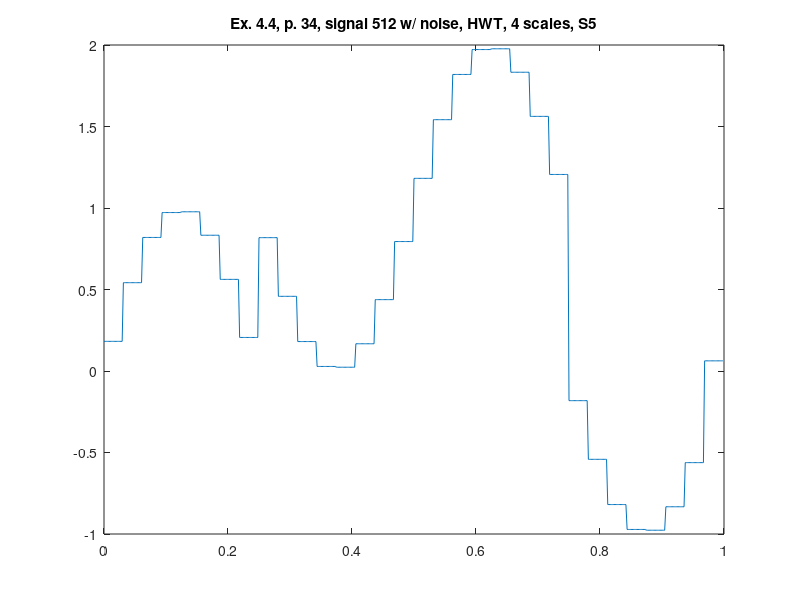

MATLAB code for this plot:
%% ========================================================================
%% Programmatic octave notes on "Ripples in Mathematics" by A. Jensen
%% and A. la Cour-Harbo written with a deep gratitude to the authors for
%% this wonderful text. 
%% 
%% Reconstruction of graphs in ex 4.4, p.34, HWT, 4 scales, S5.
%%
%% Author: Vladimir Kulyukin
%% 
%% NB: I have tested this code in Octave 4.
%% =========================================================================
t = (1.0/512)*[0:511];

%%y_ex_4_3_chirp_512_p33 = arrayfun(@(x) sin(x*x), t);

y_ex_4_4_512_with_noise_hwt_s5_p34 = [
0.18187059077038495
0.18187059077038495
0.18187059077038495
0.18187059077038495
0.18187059077038495
0.18187059077038495
0.18187059077038495
0.18187059077038495
0.18187059077038495
0.18187059077038495
0.18187059077038495
0.18187059077038495
0.18187059077038495
0.18187059077038495
0.18187059077038495
0.18187059077038495
0.5418413380501926
0.5418413380501926
0.5418413380501926
0.5418413380501926
0.5418413380501926
0.5418413380501926
0.5418413380501926
0.5418413380501926
0.5418413380501926
0.5418413380501926
0.5418413380501926
0.5418413380501926
0.5418413380501926
0.5418413380501926
0.5418413380501926
0.5418413380501926
0.8193216534158192
0.8193216534158192
0.8193216534158192
0.8193216534158192
0.8193216534158192
0.8193216534158192
0.8193216534158192
0.8193216534158192
0.8193216534158192
0.8193216534158192
0.8193216534158192
0.8193216534158192
0.8193216534158192
0.8193216534158192
0.8193216534158192
0.8193216534158192
0.9720676742181706
0.9720676742181706
0.9720676742181706
0.9720676742181706
0.9720676742181706
0.9720676742181706
0.9720676742181706
0.9720676742181706
0.9720676742181706
0.9720676742181706
0.9720676742181706
0.9720676742181706
0.9720676742181706
0.9720676742181706
0.9720676742181706
0.9720676742181706
0.9768252034362152
0.9768252034362152
0.9768252034362152
0.9768252034362152
0.9768252034362152
0.9768252034362152
0.9768252034362152
0.9768252034362152
0.9768252034362152
0.9768252034362152
0.9768252034362152
0.9768252034362152
0.9768252034362152
0.9768252034362152
0.9768252034362152
0.9768252034362152
0.8328699503736156
0.8328699503736156
0.8328699503736156
0.8328699503736156
0.8328699503736156
0.8328699503736156
0.8328699503736156
0.8328699503736156
0.8328699503736156
0.8328699503736156
0.8328699503736156
0.8328699503736156
0.8328699503736156
0.8328699503736156
0.8328699503736156
0.8328699503736156
0.5621177973515338
0.5621177973515338
0.5621177973515338
0.5621177973515338
0.5621177973515338
0.5621177973515338
0.5621177973515338
0.5621177973515338
0.5621177973515338
0.5621177973515338
0.5621177973515338
0.5621177973515338
0.5621177973515338
0.5621177973515338
0.5621177973515338
0.5621177973515338
0.2057883052932032
0.2057883052932032
0.2057883052932032
0.2057883052932032
0.2057883052932032
0.2057883052932032
0.2057883052932032
0.2057883052932032
0.2057883052932032
0.2057883052932032
0.2057883052932032
0.2057883052932032
0.2057883052932032
0.2057883052932032
0.2057883052932032
0.2057883052932032
0.8181294092296152
0.8181294092296152
0.8181294092296152
0.8181294092296152
0.8181294092296152
0.8181294092296152
0.8181294092296152
0.8181294092296152
0.8181294092296152
0.8181294092296152
0.8181294092296152
0.8181294092296152
0.8181294092296152
0.8181294092296152
0.8181294092296152
0.8181294092296152
0.4581586619498073
0.4581586619498073
0.4581586619498073
0.4581586619498073
0.4581586619498073
0.4581586619498073
0.4581586619498073
0.4581586619498073
0.4581586619498073
0.4581586619498073
0.4581586619498073
0.4581586619498073
0.4581586619498073
0.4581586619498073
0.4581586619498073
0.4581586619498073
0.18067834658418072
0.18067834658418072
0.18067834658418072
0.18067834658418072
0.18067834658418072
0.18067834658418072
0.18067834658418072
0.18067834658418072
0.18067834658418072
0.18067834658418072
0.18067834658418072
0.18067834658418072
0.18067834658418072
0.18067834658418072
0.18067834658418072
0.18067834658418072
0.027932325781829356
0.027932325781829356
0.027932325781829356
0.027932325781829356
0.027932325781829356
0.027932325781829356
0.027932325781829356
0.027932325781829356
0.027932325781829356
0.027932325781829356
0.027932325781829356
0.027932325781829356
0.027932325781829356
0.027932325781829356
0.027932325781829356
0.027932325781829356
0.023174796563784707
0.023174796563784707
0.023174796563784707
0.023174796563784707
0.023174796563784707
0.023174796563784707
0.023174796563784707
0.023174796563784707
0.023174796563784707
0.023174796563784707
0.023174796563784707
0.023174796563784707
0.023174796563784707
0.023174796563784707
0.023174796563784707
0.023174796563784707
0.16713004962638436
0.16713004962638436
0.16713004962638436
0.16713004962638436
0.16713004962638436
0.16713004962638436
0.16713004962638436
0.16713004962638436
0.16713004962638436
0.16713004962638436
0.16713004962638436
0.16713004962638436
0.16713004962638436
0.16713004962638436
0.16713004962638436
0.16713004962638436
0.43788220264846595
0.43788220264846595
0.43788220264846595
0.43788220264846595
0.43788220264846595
0.43788220264846595
0.43788220264846595
0.43788220264846595
0.43788220264846595
0.43788220264846595
0.43788220264846595
0.43788220264846595
0.43788220264846595
0.43788220264846595
0.43788220264846595
0.43788220264846595
0.7942116947067966
0.7942116947067966
0.7942116947067966
0.7942116947067966
0.7942116947067966
0.7942116947067966
0.7942116947067966
0.7942116947067966
0.7942116947067966
0.7942116947067966
0.7942116947067966
0.7942116947067966
0.7942116947067966
0.7942116947067966
0.7942116947067966
0.7942116947067966
1.1818705907703844
1.1818705907703844
1.1818705907703844
1.1818705907703844
1.1818705907703844
1.1818705907703844
1.1818705907703844
1.1818705907703844
1.1818705907703844
1.1818705907703844
1.1818705907703844
1.1818705907703844
1.1818705907703844
1.1818705907703844
1.1818705907703844
1.1818705907703844
1.5418413380501927
1.5418413380501927
1.5418413380501927
1.5418413380501927
1.5418413380501927
1.5418413380501927
1.5418413380501927
1.5418413380501927
1.5418413380501927
1.5418413380501927
1.5418413380501927
1.5418413380501927
1.5418413380501927
1.5418413380501927
1.5418413380501927
1.5418413380501927
1.8193216534158192
1.8193216534158192
1.8193216534158192
1.8193216534158192
1.8193216534158192
1.8193216534158192
1.8193216534158192
1.8193216534158192
1.8193216534158192
1.8193216534158192
1.8193216534158192
1.8193216534158192
1.8193216534158192
1.8193216534158192
1.8193216534158192
1.8193216534158192
1.9720676742181704
1.9720676742181704
1.9720676742181704
1.9720676742181704
1.9720676742181704
1.9720676742181704
1.9720676742181704
1.9720676742181704
1.9720676742181704
1.9720676742181704
1.9720676742181704
1.9720676742181704
1.9720676742181704
1.9720676742181704
1.9720676742181704
1.9720676742181704
1.9768252034362155
1.9768252034362155
1.9768252034362155
1.9768252034362155
1.9768252034362155
1.9768252034362155
1.9768252034362155
1.9768252034362155
1.9768252034362155
1.9768252034362155
1.9768252034362155
1.9768252034362155
1.9768252034362155
1.9768252034362155
1.9768252034362155
1.9768252034362155
1.8328699503736157
1.8328699503736157
1.8328699503736157
1.8328699503736157
1.8328699503736157
1.8328699503736157
1.8328699503736157
1.8328699503736157
1.8328699503736157
1.8328699503736157
1.8328699503736157
1.8328699503736157
1.8328699503736157
1.8328699503736157
1.8328699503736157
1.8328699503736157
1.5621177973515343
1.5621177973515343
1.5621177973515343
1.5621177973515343
1.5621177973515343
1.5621177973515343
1.5621177973515343
1.5621177973515343
1.5621177973515343
1.5621177973515343
1.5621177973515343
1.5621177973515343
1.5621177973515343
1.5621177973515343
1.5621177973515343
1.5621177973515343
1.2057883052932035
1.2057883052932035
1.2057883052932035
1.2057883052932035
1.2057883052932035
1.2057883052932035
1.2057883052932035
1.2057883052932035
1.2057883052932035
1.2057883052932035
1.2057883052932035
1.2057883052932035
1.2057883052932035
1.2057883052932035
1.2057883052932035
1.2057883052932035
-0.18187059077038464
-0.18187059077038464
-0.18187059077038464
-0.18187059077038464
-0.18187059077038464
-0.18187059077038464
-0.18187059077038464
-0.18187059077038464
-0.18187059077038464
-0.18187059077038464
-0.18187059077038464
-0.18187059077038464
-0.18187059077038464
-0.18187059077038464
-0.18187059077038464
-0.18187059077038464
-0.5418413380501923
-0.5418413380501923
-0.5418413380501923
-0.5418413380501923
-0.5418413380501923
-0.5418413380501923
-0.5418413380501923
-0.5418413380501923
-0.5418413380501923
-0.5418413380501923
-0.5418413380501923
-0.5418413380501923
-0.5418413380501923
-0.5418413380501923
-0.5418413380501923
-0.5418413380501923
-0.8193216534158192
-0.8193216534158192
-0.8193216534158192
-0.8193216534158192
-0.8193216534158192
-0.8193216534158192
-0.8193216534158192
-0.8193216534158192
-0.8193216534158192
-0.8193216534158192
-0.8193216534158192
-0.8193216534158192
-0.8193216534158192
-0.8193216534158192
-0.8193216534158192
-0.8193216534158192
-0.9720676742181704
-0.9720676742181704
-0.9720676742181704
-0.9720676742181704
-0.9720676742181704
-0.9720676742181704
-0.9720676742181704
-0.9720676742181704
-0.9720676742181704
-0.9720676742181704
-0.9720676742181704
-0.9720676742181704
-0.9720676742181704
-0.9720676742181704
-0.9720676742181704
-0.9720676742181704
-0.9768252034362154
-0.9768252034362154
-0.9768252034362154
-0.9768252034362154
-0.9768252034362154
-0.9768252034362154
-0.9768252034362154
-0.9768252034362154
-0.9768252034362154
-0.9768252034362154
-0.9768252034362154
-0.9768252034362154
-0.9768252034362154
-0.9768252034362154
-0.9768252034362154
-0.9768252034362154
-0.8328699503736158
-0.8328699503736158
-0.8328699503736158
-0.8328699503736158
-0.8328699503736158
-0.8328699503736158
-0.8328699503736158
-0.8328699503736158
-0.8328699503736158
-0.8328699503736158
-0.8328699503736158
-0.8328699503736158
-0.8328699503736158
-0.8328699503736158
-0.8328699503736158
-0.8328699503736158
-0.5621177973515341
-0.5621177973515341
-0.5621177973515341
-0.5621177973515341
-0.5621177973515341
-0.5621177973515341
-0.5621177973515341
-0.5621177973515341
-0.5621177973515341
-0.5621177973515341
-0.5621177973515341
-0.5621177973515341
-0.5621177973515341
-0.5621177973515341
-0.5621177973515341
-0.5621177973515341
0.06235448703520033
0.06235448703520033
0.06235448703520033
0.06235448703520033
0.06235448703520033
0.06235448703520033
0.06235448703520033
0.06235448703520033
0.06235448703520033
0.06235448703520033
0.06235448703520033
0.06235448703520033
0.06235448703520033
0.06235448703520033
0.06235448703520033
0.06235448703520033
];

figure;
plot(t, y_ex_4_4_512_with_noise_hwt_s5_p34);
xlim([0 1]);
title('Ex. 4.4, p. 34, signal 512 w/ noise, HWT, 4 scales, S5');
